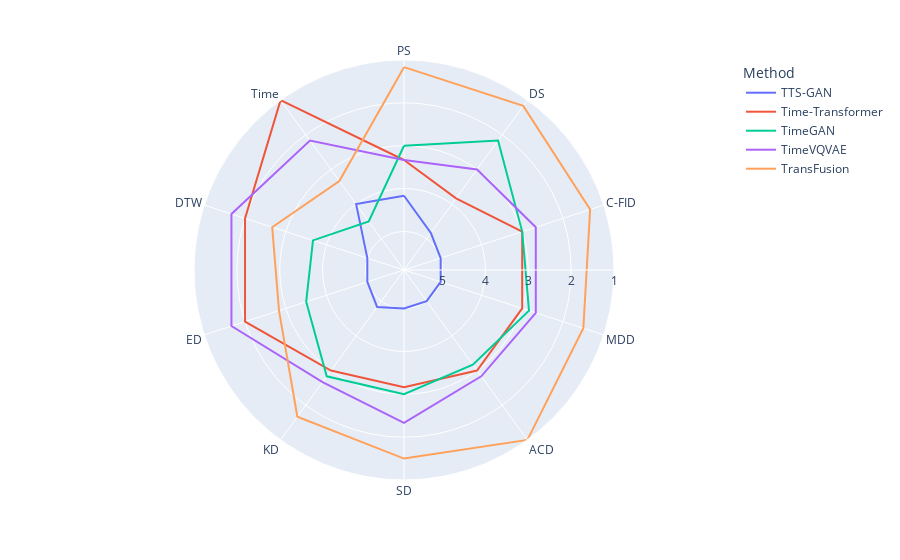

The notebook cell this image was saved under:
### Markdown cell above
## Spider Plots

### Code cell
rankings = df_no_copy.unstack(level=1).rank()

ranking_by_metric = rankings.stack().reset_index().groupby("Method").mean()
spider_by_metric = ranking_by_metric.reset_index().melt(id_vars="Method")
px.line_polar(spider_by_metric, r="value", theta="variable", color="Method", line_close=True) \
    .update_layout(polar={"radialaxis": {"range": [5.9, 1], "dtick": 1}})

### Figure 1 — Plotly figure (JSON) as saved in the notebook; plotly's stock layout.template omitted (floating-point values rounded to 4 significant figures)
{"data": [{"hovertemplate": "Method=TTS-GAN<br>value=%{r}<br>variable=%{theta}<extra></extra>", "legendgroup": "TTS-GAN", "line": {"color": "#636efa", "dash": "solid"}, "marker": {"symbol": "circle"}, "mode": "lines", "name": "TTS-GAN", "r": [4.167, 4.833, 5, 5, 5, 5, 4.833, 5, 5, 4, 4.167], "showlegend": true, "subplot": "polar", "theta": ["PS", "DS", "C-FID", "MDD", "ACD", "SD", "KD", "ED", "DTW", "Time", "PS"], "type": "scatterpolar"}, {"hovertemplate": "Method=Time-Transformer<br>value=%{r}<br>variable=%{theta}<extra></extra>", "legendgroup": "Time-Transformer", "line": {"color": "#EF553B", "dash": "solid"}, "marker": {"symbol": "circle"}, "mode": "lines", "name": "Time-Transformer", "r": [3.333, 3.833, 3, 3, 3, 3.167, 3, 2, 2, 1, 3.333], "showlegend": true, "subplot": "polar", "theta": ["PS", "DS", "C-FID", "MDD", "ACD", "SD", "KD", "ED", "DTW", "Time", "PS"], "type": "scatterpolar"}, {"hovertemplate": "Method=TimeGAN<br>value=%{r}<br>variable=%{theta}<extra></extra>", "legendgroup": "TimeGAN", "line": {"color": "#00cc96", "dash": "solid"}, "marker": {"symbol": "circle"}, "mode": "lines", "name": "TimeGAN", "r": [3, 2.167, 3, 2.833, 3.167, 3, 2.833, 3.5, 3.667, 4.5, 3], "showlegend": true, "subplot": "polar", "theta": ["PS", "DS", "C-FID", "MDD", "ACD", "SD", "KD", "ED", "DTW", "Time", "PS"], "type": "scatterpolar"}, {"hovertemplate": "Method=TimeVQVAE<br>value=%{r}<br>variable=%{theta}<extra></extra>", "legendgroup": "TimeVQVAE", "line": {"color": "#ab63fa", "dash": "solid"}, "marker": {"symbol": "circle"}, "mode": "lines", "name": "TimeVQVAE", "r": [3.333, 3, 2.667, 2.667, 2.833, 2.333, 2.667, 1.667, 1.667, 2.167, 3.333], "showlegend": true, "subplot": "polar", "theta": ["PS", "DS", "C-FID", "MDD", "ACD", "SD", "KD", "ED", "DTW", "Time", "PS"], "type": "scatterpolar"}, {"hovertemplate": "Method=TransFusion<br>value=%{r}<br>variable=%{theta}<extra></extra>", "legendgroup": "TransFusion", "line": {"color": "#FFA15A", "dash": "solid"}, "marker": {"symbol": "circle"}, "mode": "lines", "name": "TransFusion", "r": [1.167, 1.167, 1.333, 1.5, 1, 1.5, 1.667, 2.833, 2.667, 3.333, 1.167], "showlegend": true, "subplot": "polar", "theta": ["PS", "DS", "C-FID", "MDD", "ACD", "SD", "KD", "ED", "DTW", "Time", "PS"], "type": "scatterpolar"}], "layout": {"legend": {"title": {"text": "Method"}, "tracegroupgap": 0}, "margin": {"t": 60}, "polar": {"angularaxis": {"direction": "clockwise", "rotation": 90}, "domain": {"x": [0, 1], "y": [0, 1]}, "radialaxis": {"dtick": 1, "range": [5.9, 1]}}}}
